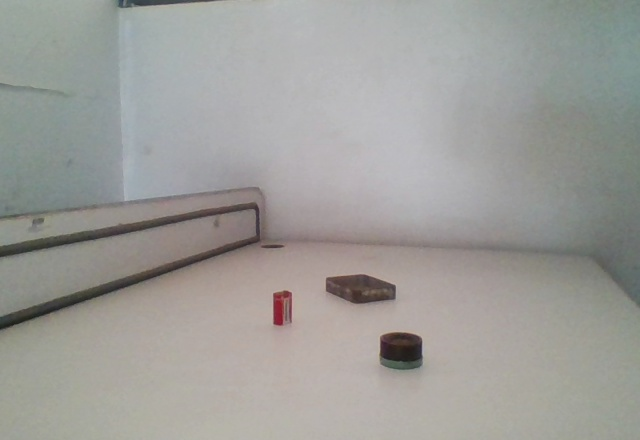
#> input picture Tests/basic_test_case_2.jpg, 640 x 440 px
$ jupyter execute Motion.ipynb   (older library calls are emulated)
#> lines starting #> are read from the running program, lines starting #| are printed output that depends on the picture; after the words box and inside, x2 and y2 are one past the last pixel; in counts of white or black regions, pixels touching at a corner belong together
[cell 1]
import cv2
import numpy as np
def out(img):
    cv2.imshow("img",img)
    cv2.waitKey(0)
    cv2.destroyAllWindows()

[cell 2]
def skele(img):
    skel = np.zeros(img.shape,np.uint8)
    ret,img = cv2.threshold(img,127,255,0)
    element = cv2.getStructuringElement(cv2.MORPH_CROSS,(3,3))
    done = False
    while( not done):
        eroded = cv2.erode(img,element)
        temp = cv2.dilate(eroded,element)
        temp = cv2.subtract(img,temp)
        skel = cv2.bitwise_or(skel,temp)
        img = eroded.copy()

        zeros = size - cv2.countNonZero(img)
        if zeros==size:
            done = True
    return skel

[cell 3]
img = cv2.imread("basic_test_case_2.jpg")
#> img is the input picture: shape (440, 640, 3); mean B, G, R 153.3, 156.9, 157.6

[cell 4]
out(img)

[cell 5]
gray = cv2.cvtColor(img,cv2.COLOR_BGR2GRAY)

[cell 6]
out(gray)

[cell 7]
_,thres = cv2.threshold(img,127,255,cv2.THRESH_BINARY_INV)
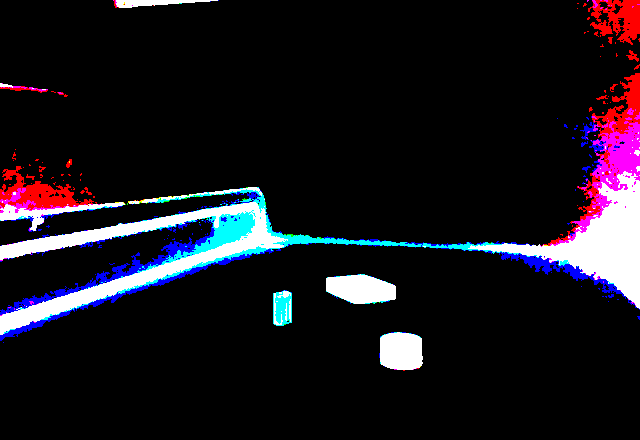
#> thres: shape (440, 640, 3); mean B, G, R 28.1, 20.9, 24.7

[cell 8]
out(thres)

[cell 9]
thres_gray = cv2.cvtColor(thres,cv2.COLOR_BGR2GRAY)
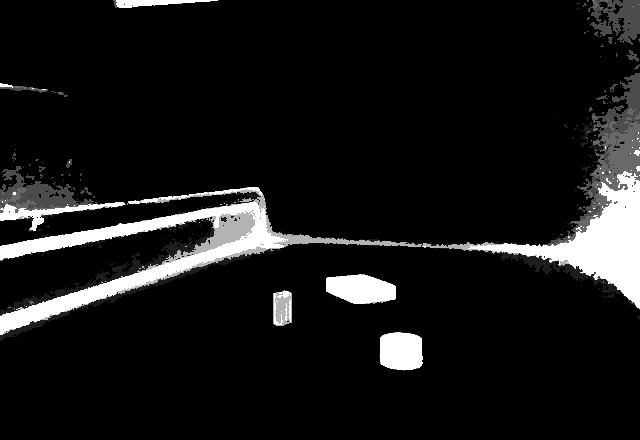
#> thres_gray: shape (440, 640); min 0, max 255, mean 22.8

[cell 10]
out(thres_gray)

[cell 11]
thres_gray[thres_gray>0]=255
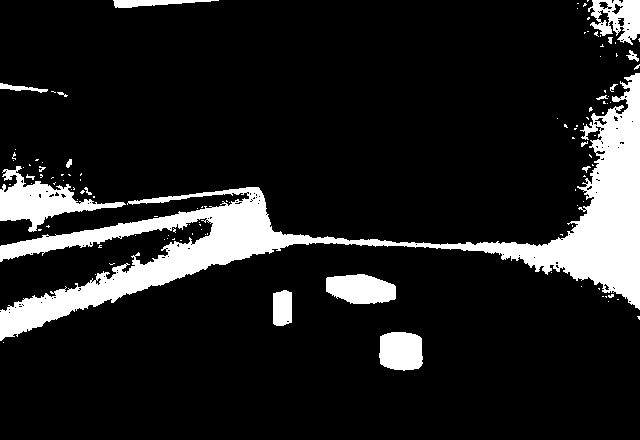
#> thres_gray: shape (440, 640); 12.9% white; 114 white regions (95 under 20 px)

[cell 12]
_,contours,_ = cv2.findContours(thres_gray,cv2.RETR_TREE,cv2.CHAIN_APPROX_SIMPLE)
#> contours = 231 contours, 213 with area under 20; largest, box (x1, y1, x2, y2) and area: (0, 73, 640, 341) 25631, (0, 166, 126, 232) 2772, (326, 274, 396, 304) 1560, (588, 0, 640, 45) 1492, (379, 332, 423, 371) 1424

[cell 13]
t_g= thres_gray.copy()

[cell 14]
t_g = cv2.drawContours(t_g,contours,-1,(0,255,255),5)
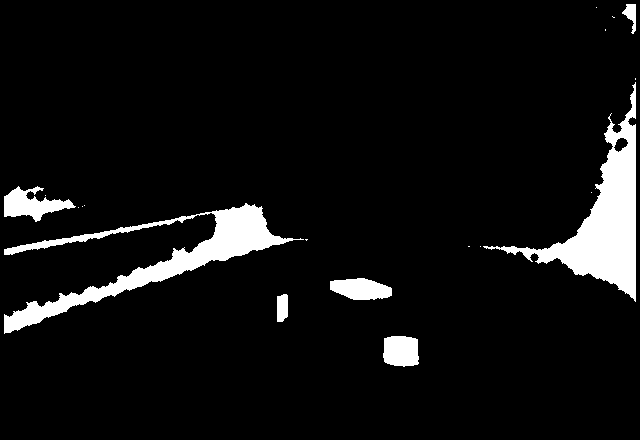
#> t_g: shape (440, 640); 6.8% white; 19 white regions (12 under 20 px), largest, box (x1, y1, x2, y2) and area: (483, 82, 636, 302) 8133, (4, 203, 304, 334) 7356, (4, 186, 76, 222) 1262

[cell 15]
out(t_g)

[cell 16]
t_g_l = cv2.Laplacian(t_g,cv2.CV_64F)
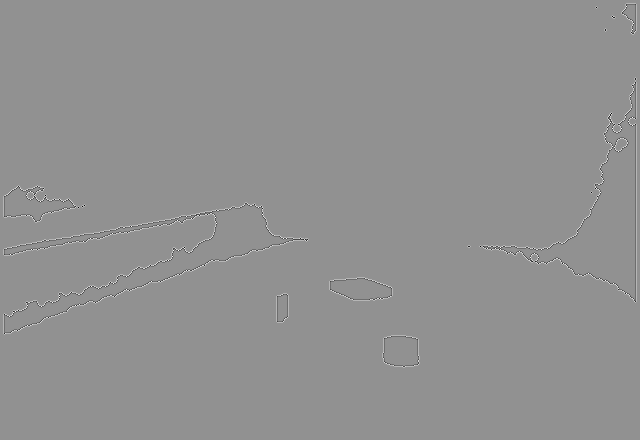
#> t_g_l: shape (440, 640) float64; min -1020, max 765, mean 0; drawn with min black and max white

[cell 17]
out(t_g_l)
#> in out (call 6), `cv2.imshow("img",img)`:
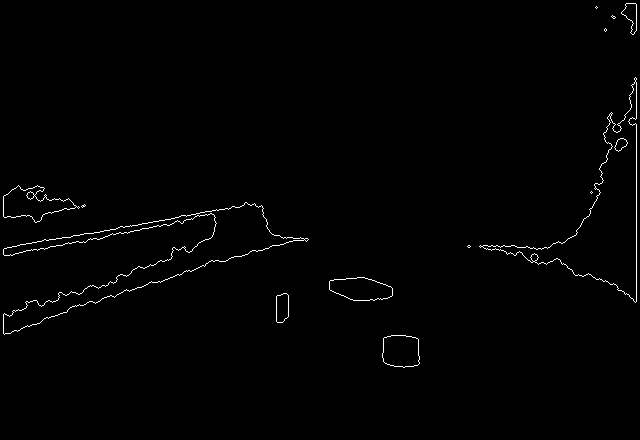
#> window 'img': shape (440, 640); 0.92% white in thin lines or dots, all inside (x1, y1, x2, y2) = (3, 3, 637, 368)

[cell 18]
kernel = np.ones((5,5),np.uint8)
t_g_l.shape
#> Out = (440, 640)

[cell 19]
dil = cv2.dilate(t_g_l,kernel)
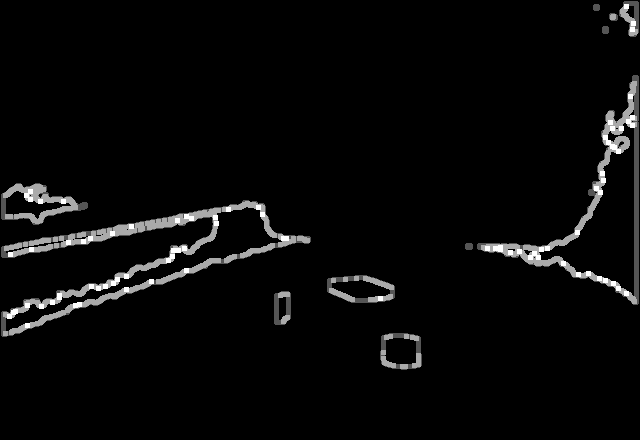
#> dil: shape (440, 640) float64; min 0, max 765, mean 26.4; drawn with min black and max white
dil[dil>255] = 255
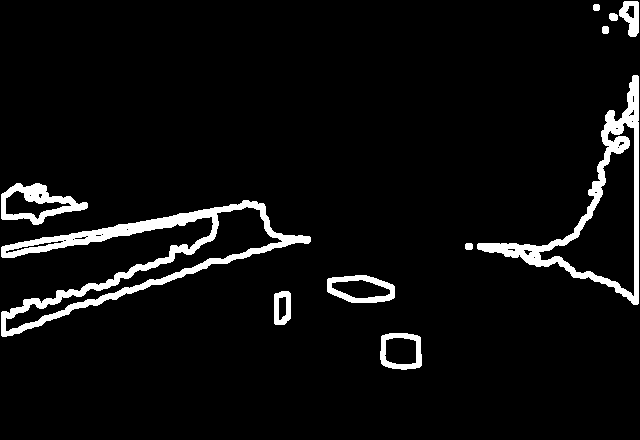
#> dil: shape (440, 640) float64; 5.6% white; 11 white regions, largest, box (x1, y1, x2, y2) and area: (1, 200, 311, 337) 6994, (477, 75, 639, 305) 4688, (1, 183, 88, 225) 1426

[cell 20]
out(dil)

$ run again, with Tests/basic_test_case.jpg copied over Tests/basic_test_case_2.jpg
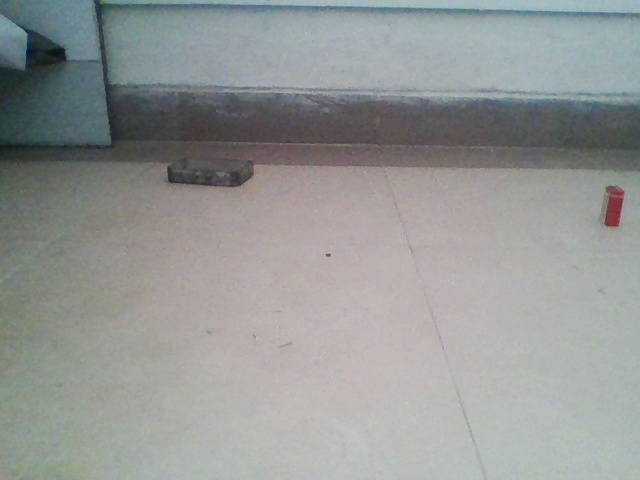
#> input picture Tests/basic_test_case.jpg, 640 x 480 px
#> img is the input picture: shape (480, 640, 3); mean B, G, R 149.8, 151.3, 148.5
#> `thres_gray[thres_gray>0]=255`:
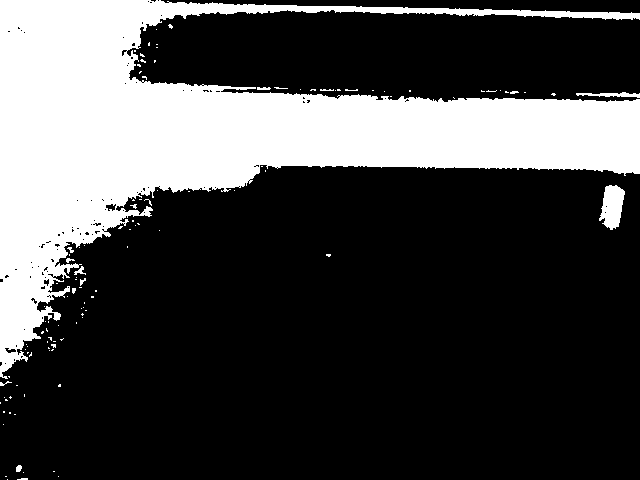
#> thres_gray: shape (480, 640); 27.1% white; 113 white regions (101 under 20 px)
#> contours = 214 contours, 203 with area under 20; largest, box (x1, y1, x2, y2) and area: (0, 0, 640, 379) 80024, (599, 185, 625, 230) 732, (576, 92, 640, 98) 136, (105, 203, 117, 212) 60, (4, 347, 17, 354) 45
#> t_g: shape (480, 640); 21.8% white; 12 white regions (8 under 20 px), largest, box (x1, y1, x2, y2) and area: (4, 4, 636, 345) 66386, (607, 189, 621, 225) 332, (219, 7, 234, 11) 33, (4, 354, 12, 362) 30
#> `dil[dil>255] = 255`:
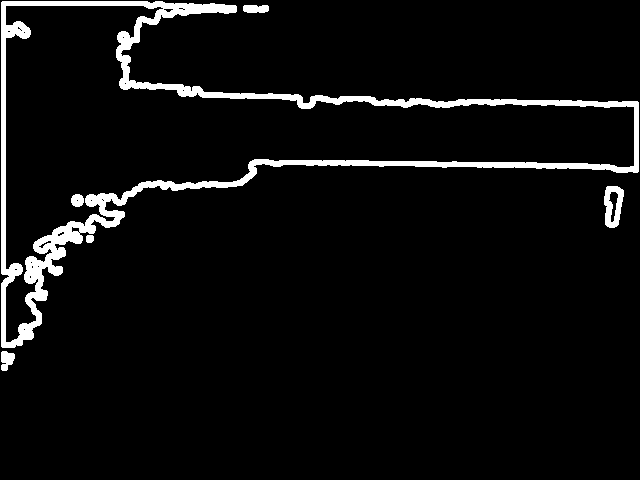
#> dil: shape (480, 640) float64; 5.2% white; 6 white regions, box (x1, y1, x2, y2) and area: (1, 1, 639, 348) 14819, (604, 186, 624, 228) 531, (1, 351, 15, 371) 201, (243, 5, 269, 13) 188, (71, 194, 84, 207) 136, (86, 235, 94, 243) 58

$ run again, with Tests/left_eye_image.jpg copied over Tests/basic_test_case_2.jpg
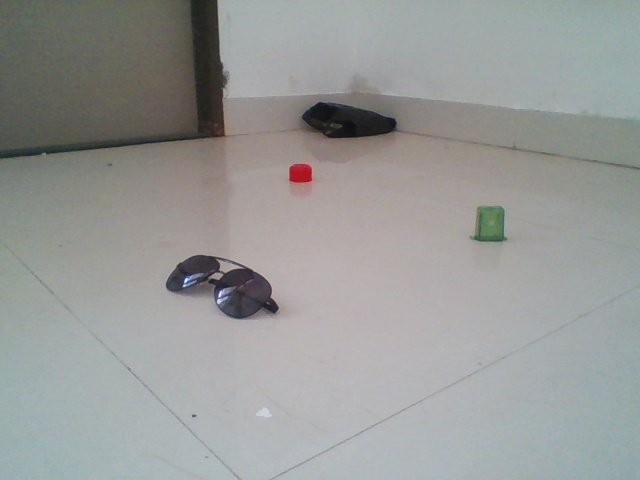
#> input picture Tests/left_eye_image.jpg, 640 x 480 px
#> img is the input picture: shape (480, 640, 3); mean B, G, R 151.8, 153.6, 151.9
#> `thres_gray[thres_gray>0]=255`:
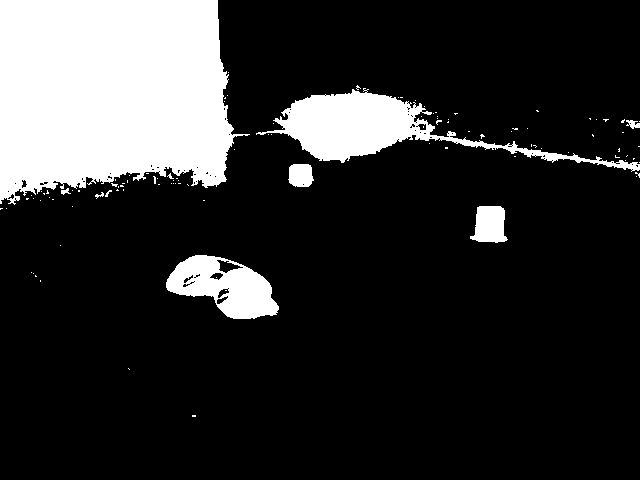
#> thres_gray: shape (480, 640); 18.2% white; 107 white regions (98 under 20 px)
#> contours = 184 contours, 168 with area under 20; largest, box (x1, y1, x2, y2) and area: (0, 0, 250, 205) 40494, (256, 88, 640, 172) 8173, (166, 255, 279, 319) 4396, (470, 206, 508, 243) 988, (288, 164, 314, 187) 464
#> t_g: shape (480, 640); 14.8% white; 7 white regions (2 under 20 px), largest, box (x1, y1, x2, y2) and area: (4, 4, 229, 191) 36596, (286, 95, 410, 158) 5511, (170, 259, 275, 315) 2477, (478, 210, 501, 239) 585, (292, 168, 309, 183) 214
#> `dil[dil>255] = 255`:
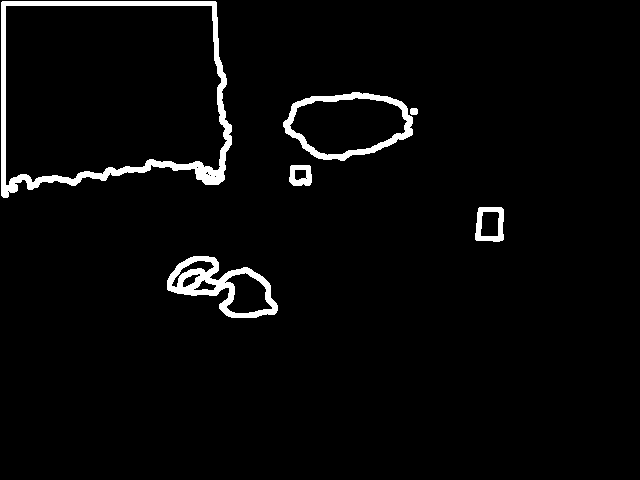
#> dil: shape (480, 640) float64; 3.3% white; 6 white regions, box (x1, y1, x2, y2) and area: (1, 1, 232, 198) 4988, (167, 256, 278, 318) 2313, (283, 92, 413, 161) 1884, (475, 207, 504, 242) 536, (289, 165, 312, 186) 344, (410, 108, 418, 115) 52
